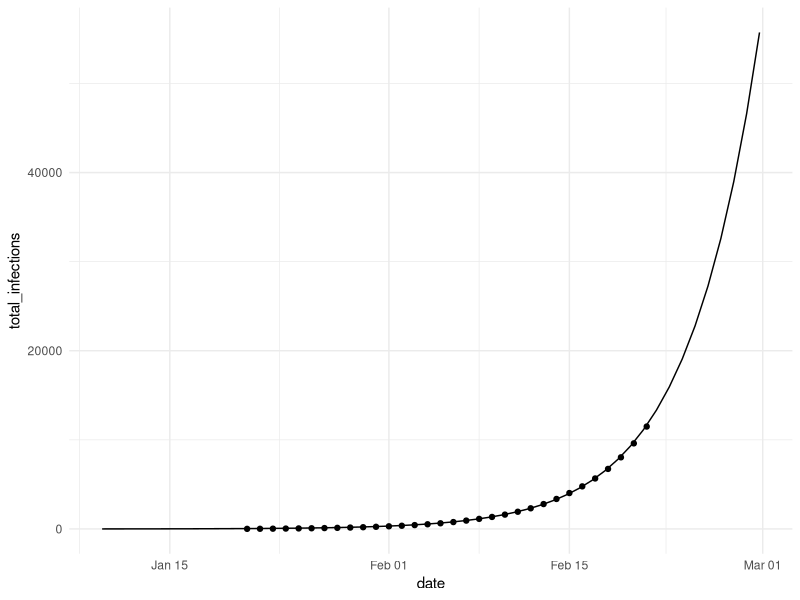
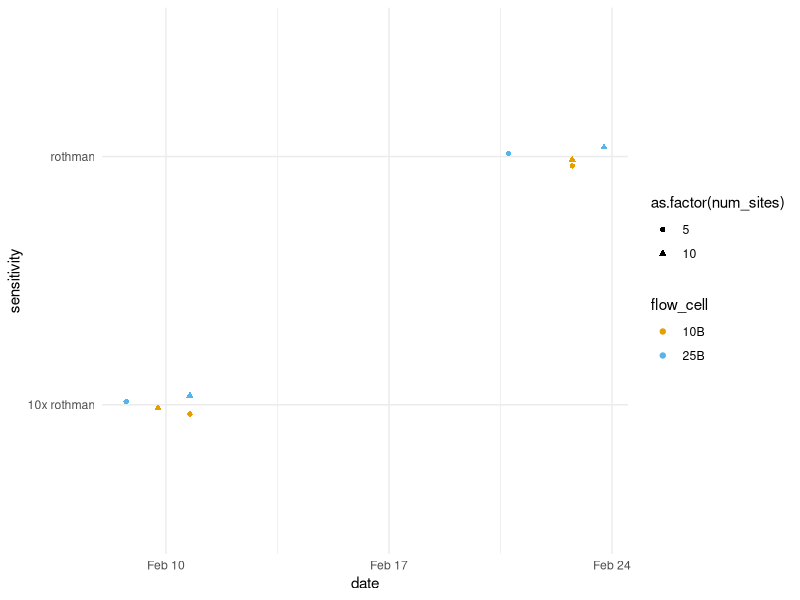
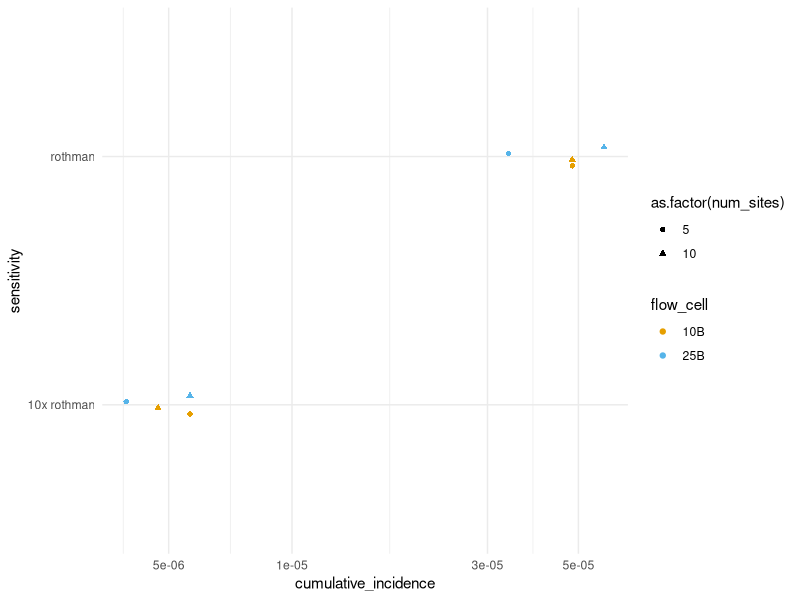

Source code (R) for these figures, in order:
## ---- chunk 1
#| label: setup
#| code-fold: true
#| message: false

library(dplyr)
library(tidyr)
library(lubridate)
library(purrr)
library(ggplot2)
library(slider)

set.seed(20250703)

theme_set(theme_minimal())

# Colors borrowed from https://github.com/JLSteenwyk/ggpubfigs
wong_eight <- c(
  "#E69F00",
  "#56B4E9",
  "#009E73",
  "#F0E442",
  "#0072B2",
  "#D55E00",
  "#CC79A7",
  "#000000"
)
options(
  ggplot2.discrete.colour = function()
    scale_colour_manual(values = wong_eight)
)
options(
  ggplot2.discrete.fill = function()
    scale_fill_manual(values = wong_eight)
)
## ---- chunk 2
simulate_epidemic <- function(
  population_size,
  doubling_time, # in days
  day_zero # date when incidence = 1 case
){
  growth_rate <- log(2) / doubling_time
  max_day <- 60
  tibble(
    day = 0:max_day,
    date = day_zero + day,
    # Exponential growth from a single case
    incidence = exp(day * growth_rate) / population_size,
    cumulative_incidence = cumsum(incidence),
    # slide_dbl includes the current day plus .before days before it.
    weekly_incidence = slide_dbl(incidence, sum, .before = 6, .complete = FALSE),
  )
}
## ---- chunk 3
simulate_detection <- function(
    epi_sim, # output of `simulate_epidemic`
    num_sites,
    samples_per_site_per_day,
    ra_i_01, # expected relative abundance at 1% weekly incidence
    phi, # overdispersion parameter for read counts
    detection_reads, # number of cumulative reads required to detect virus
    delay_days, # days of delay between sample collection and detection
    reads_per_sample,
    ... # absorb unused parameters. allows us to use pmap with the full input data
) {
  mu <- ra_i_01 * 100
  num_reps <- 100
  epi_sim %>%
    # For each day in the simulation, simulate num_reps replicates
    # of the daily sampling process
    cross_join(
      expand_grid(
        rep = 1:num_reps,
        site = 1:num_sites,
        sample = 1:samples_per_site_per_day,
        )
    ) %>%
    # Simulate reads
    mutate(
      expected_reads = weekly_incidence * mu * reads_per_sample,
      reads = rnbinom(n(), size = phi, mu = expected_reads),
    ) %>%
    # Add sites and samples together
    summarise(
      reads = sum(reads),
      .by = day:rep,
    ) %>%
    # Get cumulative reads per day
    mutate(
      cumulative_reads = cumsum(reads),
      .by = rep,
    ) %>%
    # Simulate detection
    summarise(
      threshold_day = day[which.max(cumulative_reads >= detection_reads)],
      detection_day = threshold_day + delay_days,
      .by = rep,
    ) %>%
    left_join(
      epi_sim,
      by = join_by(detection_day == day),
    ) %>%
    # Return median detection date and cumulative incidence across reps 
    summarise(
      across(c(date, cumulative_incidence), median),
    )
}
## ---- chunk 4
estimated_infections <- tribble(
 ~date, ~infections,
 "1/21/2020", 7,
 "1/22/2020", 8,
 "1/23/2020", 11,
 "1/24/2020", 13,
 "1/25/2020", 16,
 "1/26/2020", 18,
 "1/27/2020", 21,
 "1/28/2020", 26,
 "1/29/2020", 32,
 "1/30/2020", 39,
 "1/31/2020", 47,
 "2/1/2020", 55,
 "2/2/2020", 62,
 "2/3/2020", 75,
 "2/4/2020", 92,
 "2/5/2020", 111,
 "2/6/2020", 136,
 "2/7/2020", 165,
 "2/8/2020", 193,
 "2/9/2020", 217,
 "2/10/2020", 261,
 "2/11/2020", 322,
 "2/12/2020", 387,
 "2/13/2020", 476,
 "2/14/2020", 573,
 "2/15/2020", 664,
 "2/16/2020", 749,
 "2/17/2020", 887,
 "2/18/2020", 1072,
 "2/19/2020", 1301,
 "2/20/2020", 1566,
 "2/21/2020", 1888
) %>%
  mutate(
    date = mdy(date),
    day = as.numeric(date - min(date)),
    total_infections = cumsum(infections),
    )

model <- lm(log(infections) ~ day, data = estimated_infections)
doubling_time <- log(2) / coef(model)[[2]]
# log(1) = a + b t_0
# day_zero = first_date + t_0
day_zero <- min(estimated_infections$date) - coef(model)[[1]] / coef(model)[[2]]
print(doubling_time)
print(day_zero)
## ---- chunk 5
epi_params <- expand_grid(
    population_size = 330e6, # US population
    day_zero = day_zero,
    doubling_time = doubling_time,
  ) %>%
  mutate(epi_sim = pmap(., simulate_epidemic))
## ---- chunk 6
epi_params %>%
  unnest(epi_sim) %>%
  filter(date < ymd(20200301)) %>%
  mutate(total_infections = cumulative_incidence * 330e6) %>%
  ggplot(aes(date, total_infections)) +
  geom_line() +
  geom_point(data = estimated_infections)
## ---- chunk 7
ra_i_01_rothman <- 6e-8 # posterior median of Rothman SARS-CoV-2 in Grimm et al 2023
sensitivity_params <- tribble(
  ~sensitivity, ~ra_i_01,
  "rothman", ra_i_01_rothman,
  "10x rothman", ra_i_01_rothman * 10,
) %>%
  mutate(
    phi = 1, # prior mode for wastewater phi in the swab p2ra blog post
    detection_reads = 5,
  )
## ---- chunk 8
budget_params <- expand_grid(
  annual_budget = 10e6,
  budget_per_day = annual_budget / 365,
  cost_per_sample = 600, # ~$300 for consumables, ~$300 for wet lab labor
  nonseq_cost_per_run = 2300, # ~$2K for wet lab labor, $300 dry lab
)

non_sequencing_delay <- 4 # shipping, wet lab, computation
sequencing_params <- tribble(
  ~flow_cell, ~reads_per_run, ~seq_cost_per_run, ~delay_days,
  "10B", 10e9, 12e3, non_sequencing_delay + 1,
  "25B", 25e9, 16e3, non_sequencing_delay + 2, # Takes an extra day to run
)
## ---- chunk 9
max_reads_per_sample <- 1e9 # Can't get useful information from more than 1B reads per sample
sampling_params <- budget_params %>%
  cross_join(sequencing_params) %>%
  cross_join(
    expand_grid(
      num_sites = c(5, 10),
      samples_per_site_per_day = seq(1, 10),
      runs_per_day = seq(1, 2),
      )
    ) %>%
  mutate(
    cost_per_run = nonseq_cost_per_run + seq_cost_per_run,
    samples_per_day = num_sites * samples_per_site_per_day,
    samples_per_run = samples_per_day / runs_per_day,
    cost_per_day = runs_per_day * cost_per_run + samples_per_day * cost_per_sample,
    reads_per_sample = pmin(reads_per_run / samples_per_run, max_reads_per_sample),
    reads_per_day = reads_per_sample * samples_per_day,
  ) %>%
  # Only consider schemes that are under budget
  filter(cost_per_day <= budget_per_day) %>%
  # Take the scheme with the maximum total effective reads per day
  slice_max(
    reads_per_day,
    by = 1:num_sites,
  ) %>%
  # Break ties by lowest cost per day
  slice_min(
    cost_per_day,
    by = 1:num_sites,
  )

sampling_params %>%
  select(flow_cell, num_sites, runs_per_day, samples_per_site_per_day, reads_per_sample) %>%
  print
## ---- chunk 10
params <- epi_params %>%
  cross_join(sampling_params) %>%
  cross_join(sensitivity_params)

sim_results <- params %>%
  mutate(simulation = pmap(., simulate_detection)) %>%
  unnest(simulation)
## ---- chunk 11
#| code-fold: true
sim_results %>%
  ggplot(
    aes(
      x = date,
      y = sensitivity,
      color = flow_cell,
      shape = as.factor(num_sites),
      ),
    ) +
  geom_point(position = position_dodge(width = 0.1)) 
## ---- chunk 12
#| code-fold: true
sim_results %>%
  ggplot(
    aes(
      x = cumulative_incidence,
      y = sensitivity,
      color = flow_cell,
      shape = as.factor(num_sites),
      ),
    ) +
  geom_point(position = position_dodge(width = 0.1)) +
  scale_x_log10() 
## ---- chunk 13
sim_results %>%
  select(sensitivity, num_sites, flow_cell, date, cumulative_incidence) %>%
  print
